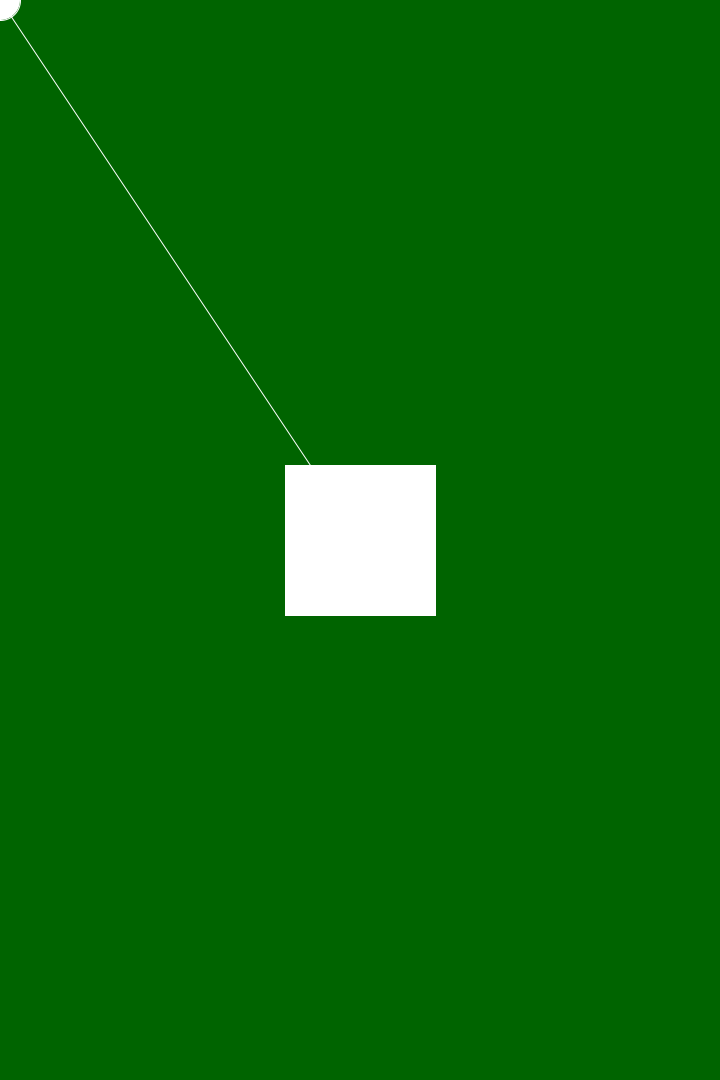
Frame 1 (no input)
Frame 60 (the mouse pressed at the canvas centre just before this capture): identical to frame 1, image omitted
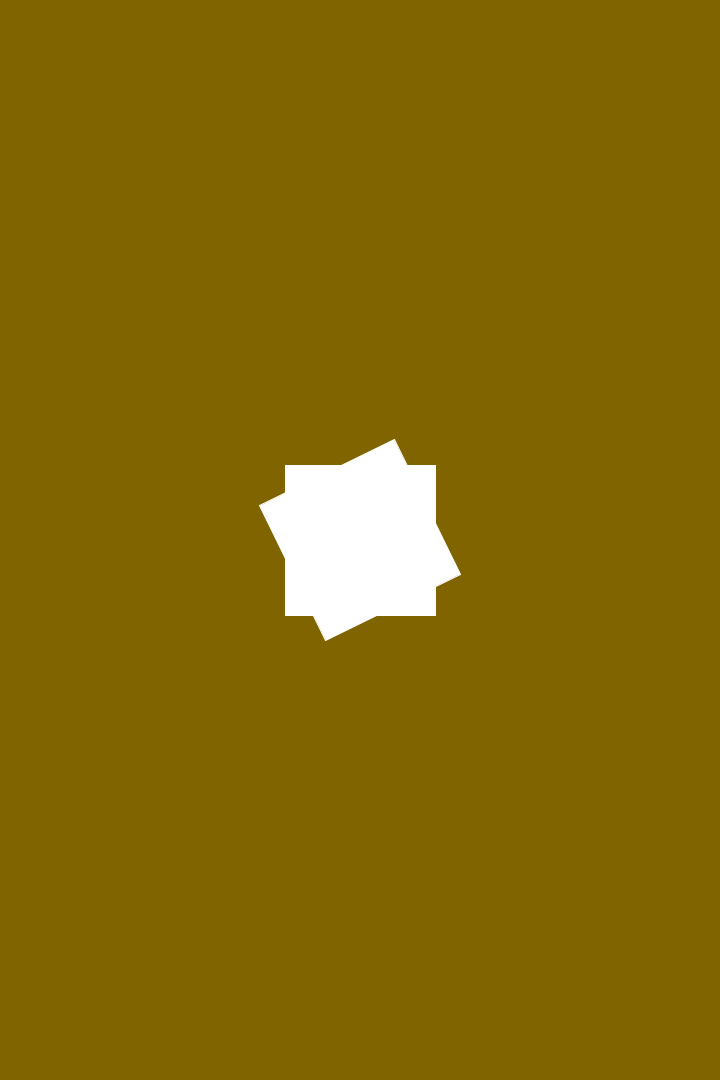
Frame 120 (the mouse held since frame 60 and released just before this capture)

The Processing sketch that drew these frames (run headless with seeded random() and noise(); from frame 60 on, the mouse is pressed at the canvas centre):

// Processing sketch: sketch_160516b
// ── sketch_160516b.pde
float boxRotation = 0;

void setup(){
  size(720,1080);
  
  smooth();
  noStroke();
  fill(255);
  stroke(255);
  rectMode(CENTER);
}

void draw(){
  background(mouseY * (255.0/1080),100,0);
  boxRotation += (float)(pmouseX-mouseX)/100;
  line(width/2,height/2,mouseX,mouseY);
  ellipse(mouseX,mouseY,40,40);
  
  pushMatrix();
    translate(width/2,height/2);
    rotate(boxRotation);
    rect(0,0,150,150);
  popMatrix();
  
  rect(width/2,height/2,150,150);
}
